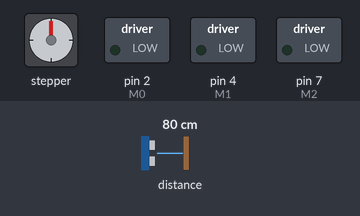
A sketch run on a simulated Arduino Uno, built with avr-gcc and run on an emulated ATmega328P. Shown: stepper motor, switched loads named in the sketch (green lamp = pin HIGH). The test bench sets the inputs (shaded band); at power-on: distance to the obstacle 80 cm. Stepper angles assume 200 steps per turn; what the sketch prints to the serial monitor is not drawn.

Above: at 3.05 s.
Timing chart, 0 to 6.8 s (numbered marks = the images above):
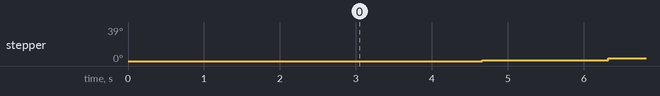

The sketch:

Laser-Motors-Test.ino
```cpp
#include <SoftwareSerial.h>
#include <AccelStepper.h>
#include <stdio.h>
#include "Adafruit_VL53L0X.h"

///////// Constantes ///////////

#define interface 1  // AccelStepper::DRIVER
#define stepPinZ 3
#define directionPinZ 5

#define stepFigPin 6
#define directionFigPin 9

#define M0 2
#define M1 4
#define M2 7

#define HM_TX 10
#define HM_RX 11
#define HM_STATE 12

#define scannerHeight 45.0
#define distanceToMiddle 26
//#define PI 3.1415926535897932384626433832795

// Definir las instancias de los steppers.
AccelStepper stepperZ = AccelStepper(interface, stepPinZ, directionPinZ);
AccelStepper stepperFigure = AccelStepper(interface, stepFigPin, directionFigPin);

// Definir manejador Bluetooth
SoftwareSerial BT(HM_TX, HM_RX);

Adafruit_VL53L0X lox = Adafruit_VL53L0X();

///////// Variables ///////////
bool isScanning = false;
bool isPaused = false;
bool finishedScanning = false;
bool hasBeenConnected = false;

int speed = 200;
int stepperFigurePosition = 0;

double radians = 0;
double angle = 0;
double heightDifference = 0.5;
double z = 0;

unsigned long previousMillis = 0;
unsigned long interval = 1000;

void setup() {
  BT.begin(9600);
  Serial.begin(9600);

  pinMode(HM_STATE, INPUT);

  pinMode(M0, OUTPUT);
  pinMode(M1, OUTPUT);
  pinMode(M2, OUTPUT);

  stepperZ.setMaxSpeed(3000);
  stepperZ.setAcceleration(1000);
  stepperZ.setCurrentPosition(0);

  stepperFigure.setMaxSpeed(500);
  stepperFigure.setAcceleration(500);
  stepperFigure.setCurrentPosition(0);

  // wait until serial port opens for native USB devices
  while (!Serial) delay(1);

  if (!lox.begin()) {
    Serial.println(F("Failed to boot VL53L0X"));
    while(1);
  }

  digitalWrite(M0, LOW);
  digitalWrite(M1, LOW);
  digitalWrite(M2, LOW);

  radians = (PI / 180.0) * (360.0 / (double) speed);
  interval = heightDifference * 1000L / 0.5L;

  for (int i = 5; i >= 0; i--) {
    Serial.print("Starting scan in ");
    Serial.print(i);
    Serial.println("...");
    delay(500);
  }
}

bool flag = false;

void loop() {
    double measurement = measureLaserDistance(50);
    Serial.println(measurement);
    if (z >= scannerHeight) {
      if (!flag) {
        Serial.println("Finished!");
        // AQUI MOSTRAR CUANTO TARDO
        flag = true;
      }

      return;
    }
    if (measurement <= 0) return;
    //Serial.print(measurement);
    //Serial.println(" cm.");

    double distance = distanceToMiddle - measurement;
    //Serial.println(distance);

    double x = sin(angle) * distance;
    double y = cos(angle) * distance;

    angle += radians;

    char message[50];
    dtostrf(x, 6, 4, message);
    strcat(message, " ");
    dtostrf(y, 6, 4, message + strlen(message));
    strcat(message, " ");
    dtostrf(z, 6, 4, message + strlen(message));
    //Serial.println(message);

    stepperFigure.move(1);
    stepperFigure.run();
    stepperFigurePosition += 1;

    // Motor de figura ha dado una vuelta completa, subir el motor Z height difference.
    if (stepperFigurePosition == speed) {
      previousMillis = millis();
      while (true) {
        unsigned long currentMillis = millis();

        if (currentMillis - previousMillis <= interval) {
          stepperZ.setSpeed(600);
          stepperZ.runSpeed();
        } else {
          break;
        }
      }

      z += heightDifference;

      stepperFigurePosition = 0;
      angle = 0;

      delay(300);
    }

    //delay(200);
}

double measureLaserDistance(int amount) {
  VL53L0X_RangingMeasurementData_t measure;
  double sum = 0.0;
  int a = 0;

  for (int i = 0; i < amount; i++) {
    lox.rangingTest(&measure, false);

    if (measure.RangeStatus != 4) {
      sum += (double) measure.RangeMilliMeter / 10.0;
      a += 1;
    }
  }

  if (a == 0) return 0;
  return sum / (double) a;
/*
  lox.rangingTest(&measure, false);

  if (measure.RangeStatus != 4) {  // phase failures have incorrect data
    return (double) measure.RangeMilliMeter / 10.0;
  } else {
    return -1.0;
  }*/
}
```
